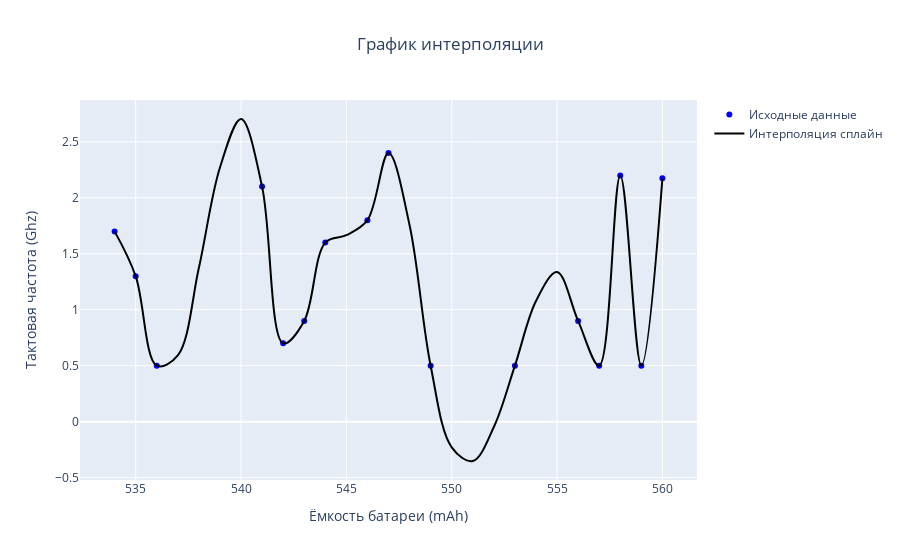

The notebook cell saved with this chart:
### Code cell
#Кубический сплайн

#усредняем У для одинаковых Х
df_main = df.groupby('battery_power')['clock_speed'].mean().reset_index()

#выбор данных для интерполяции
x = df_main['battery_power'][15:31].to_numpy()
y = df_main['clock_speed'][15:31].to_numpy()

#Интерполяция Лангранжа
x_inter_lan = np.arange(min(x), max(x)+1, 1)
poly = CubicSpline(x,y)  #кубический сплайн(более точная)
y_inter_lan = poly(x_inter_lan)

fig = go.Figure()

#точки
fig.add_trace(go.Scatter(
    x = x,
    y = y,
    mode = 'markers',
    name = 'Исходные данные',
    marker=dict(color = 'blue', symbol = 'circle'))
)

# Лангранжа
fig.add_trace(go.Scatter(
    x = x_inter_lan,
    y = y_inter_lan,
    mode = 'lines',
    name = 'Интерполяция сплайн',
    line = dict(color = 'black', shape = 'spline'))
)

fig.update_xaxes(title_text="Ёмкость батареи (mAh)")
fig.update_yaxes(title_text="Тактовая частота (Ghz)")
fig.update_layout(title_text='График интерполяции', title_x =0.5)
fig.show()

### Figure 1 — Plotly figure (JSON) as saved in the notebook; plotly's stock layout.template omitted (floating-point values rounded to 4 significant figures)
{"data": [{"marker": {"color": "blue", "symbol": "circle"}, "mode": "markers", "name": "Исходные данные", "type": "scatter", "x": [534, 535, 536, 541, 542, 543, 544, 546, 547, 549, 553, 556, 557, 558, 559, 560], "y": [1.7, 1.3, 0.5, 2.1, 0.7, 0.9, 1.6, 1.8, 2.4, 0.5, 0.5, 0.9, 0.5, 2.2, 0.5, 2.175]}, {"line": {"color": "black", "shape": "spline"}, "mode": "lines", "name": "Интерполяция сплайн", "type": "scatter", "x": [534, 535, 536, 537, 538, 539, 540, 541, 542, 543, 544, 545, 546, 547, 548, 549, 550, 551, 552, 553, 554, 555, 556, 557, 558, 559, 560], "y": [1.7, 1.3, 0.5, 0.5922, 1.374, 2.27, 2.704, 2.1, 0.7, 0.9, 1.6, 1.666, 1.8, 2.4, 1.755, 0.5, -0.2297, -0.3518, -0.048, 0.5, 1.077, 1.337, 0.9, 0.5, 2.2, 0.5, 2.175]}], "layout": {"title": {"text": "График интерполяции", "x": 0.5}, "xaxis": {"title": {"text": "Ёмкость батареи (mAh)"}}, "yaxis": {"title": {"text": "Тактовая частота (Ghz)"}}}}
